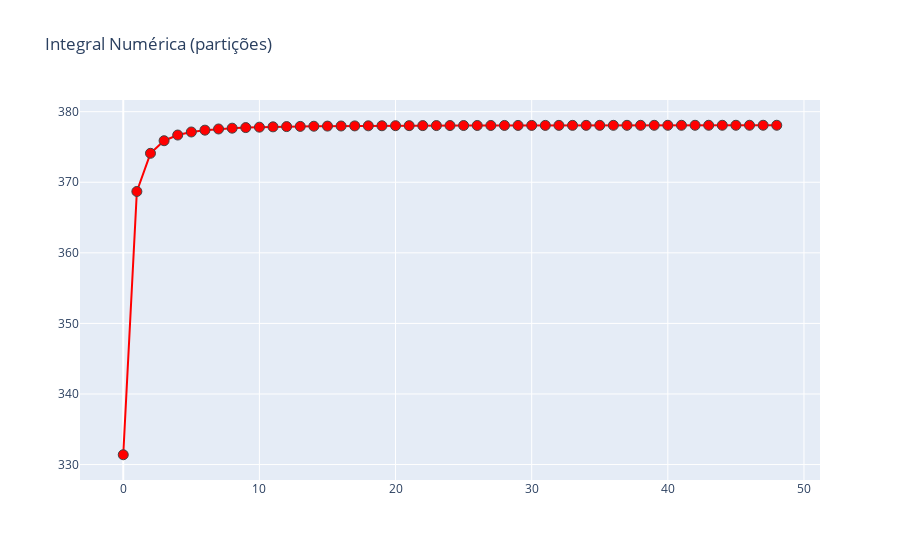

This figure's notebook cell:
### Code cell
# INTEGRAL
import numpy as np
import pandas as pd
from sympy import integrate

def trap(f,a,b,N=50):
  
  x = np.linspace(a,b,N+1)
  y = f(x)
  y_r, y_l = y[1:], y[:-1]
  dx = (b - a)/N
  T = (dx/2) * np.sum(y_r + y_l)
  return T

#trap(lambda x: x**2, 0,10)

res_itg = []

for i in range(1,50):
  res_itg.append(trap(res_lagrange, 1200, 3200,N=i))

_y6 = [x for x in range(50)]

display('função original')
display(simplify(interp_tq))
display('integral simbólica')
display(integrate(interp_tq))
ig = lambdify('x',integrate(interp_tq))

intg = ig(3200) - ig(1200)
print(f"(integral analítica) = {intg}")
print(f"integral numérica - 100 partições {trap(res_lagrange,1200,3200, N=100)}")
fig = go.Figure(data=go.Scatter(x=_y6, y=res_itg, mode='markers + lines',marker_color='red', name='sensores'))

fig.update_traces(marker_line_width=1, marker_size=10)
fig.update_layout(title='Integral Numérica (partições)',yaxis_zeroline=False);fig.show()

### Figure 1 — Plotly figure (JSON) as saved in the notebook; plotly's stock layout.template omitted (floating-point values rounded to 4 significant figures)
{"data": [{"marker": {"color": "red", "line": {"width": 1}, "size": 10}, "mode": "markers+lines", "name": "sensores", "type": "scatter", "x": [0, 1, 2, 3, 4, 5, 6, 7, 8, 9, 10, 11, 12, 13, 14, 15, 16, 17, 18, 19, 20, 21, 22, 23, 24, 25, 26, 27, 28, 29, 30, 31, 32, 33, 34, 35, 36, 37, 38, 39, 40, 41, 42, 43, 44, 45, 46, 47, 48, 49], "y": [331.4, 368.7, 374.1, 375.9, 376.7, 377.1, 377.4, 377.5, 377.7, 377.7, 377.8, 377.9, 377.9, 377.9, 377.9, 378.0, 378.0, 378.0, 378.0, 378.0, 378.0, 378.0, 378.0, 378.0, 378.0, 378.0, 378.0, 378.0, 378.1, 378.1, 378.1, 378.1, 378.1, 378.1, 378.1, 378.1, 378.1, 378.1, 378.1, 378.1, 378.1, 378.1, 378.1, 378.1, 378.1, 378.1, 378.1, 378.1, 378.1]}], "layout": {"title": {"text": "Integral Numérica (partições)"}, "yaxis": {"zeroline": false}}}
